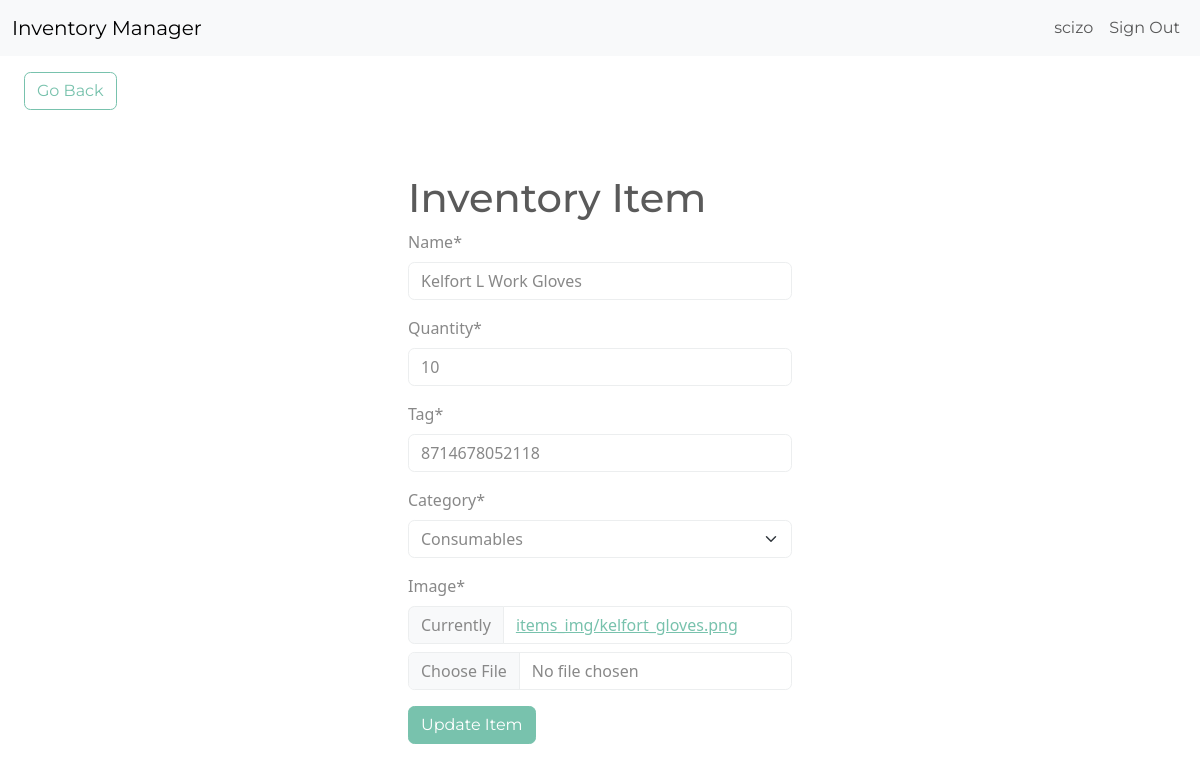
The page /edit-item/16 (signed in) on the database its author committed.
### inventory/models.py (models this page shows, shortened)
class InventoryItem(models.Model):
	name = models.CharField(max_length=200)
	quantity = models.IntegerField()
	tag = models.IntegerField()
	category = models.ForeignKey('Category', on_delete=models.SET_NULL, blank=True, null=True)
	date_created = models.DateTimeField(auto_now_add=True)
	user = models.ForeignKey(User, on_delete=models.CASCADE)
	image = models.ImageField(default='default.png', upload_to='items_img')

class Category(models.Model):
	name = models.CharField(max_length=200)
	class Meta:
		verbose_name_plural = 'categories'
	def __str__(self):
		return self.name

### inventory/views.py (the view)
# urls.py: path('edit-item/<int:pk>', EditItem.as_view(), name='edit-item'),
class EditItem(LoginRequiredMixin, UpdateView):
	model = InventoryItem
	form_class = InventoryItemForm
	template_name = 'inventory/edit_item_form.html'
	success_url = reverse_lazy('dashboard')

### inventory/forms.py
class InventoryItemForm(forms.ModelForm):
	category = forms.ModelChoiceField(queryset=Category.objects.all(), initial=0)
	class Meta:
		model = InventoryItem
		fields = ['name', 'quantity', 'tag', 'category', 'image']

### inventory/templates/inventory/edit_item_form.html
{% extends 'inventory/base.html' %}
{% load crispy_forms_tags %}
{% block content %}
<a href="{% url 'dashboard' %}" class="btn btn-outline-primary my-3 mx-4"
    >Go Back</a
>
<div class="row">
    <div class="col-11 col-md-4 mx-auto mt-5">
        <h1>Inventory Item</h1>
        <form method="POST" enctype="multipart/form-data">
            {% csrf_token %} {{ form|crispy }}
            <div class="mt-3">
                <button class="btn btn-primary">Update Item</button>
            </div>
        </form>
    </div>
</div>
{% endblock content %}

### inventory/templates/inventory/navigation.html (shortened to what this page needs)
<nav class="navbar navbar-expand-lg bg-light">
    <div class="container-fluid">
        <a class="navbar-brand" href="{% url 'index' %}">Inventory Manager</a>
        <div
            class="collapse navbar-collapse justify-content-end"
            id="navbarNav"
        >
            <ul class="navbar-nav">
                {% if user.is_authenticated %}
                <li class="nav-item">
                    <a class="nav-link" href="#">{{ user.username }}</a>
                </li>
                <li class="nav-item">
                    <a class="nav-link" href="{% url 'logout' %}">Sign Out</a>
                </li>
                {% endif %}
            </ul>
        </div>
    </div>
</nav>

### rows shown on the page
InventoryItem: name "Kelfort L Work Gloves", quantity "10", tag "8714678052118", category "Consumables"

### other values the page prints
{{ user.username }} "scizo"
